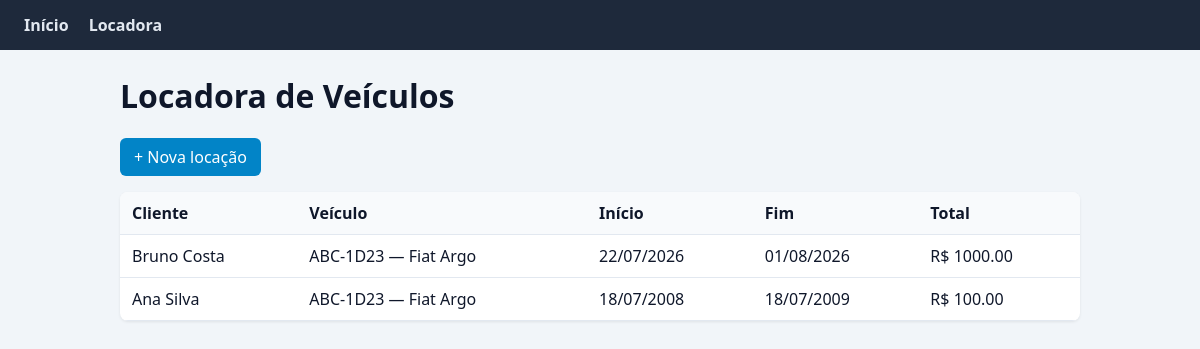
The page /locadora/ on the database its author committed.
### models/locacao.py (models this page shows)
class Locacao(ModeloBase):
    __tablename__ = "locacoes"
    cliente_id = db.Column(
        db.Integer, db.ForeignKey("clientes_locadora.id"), nullable=False
    )
    veiculo_id = db.Column(db.Integer, db.ForeignKey("veiculos.id"), nullable=False)
    data_inicio = db.Column(db.Date, nullable=False)
    data_fim = db.Column(db.Date, nullable=False)
    valor_total = db.Column(db.Float, nullable=False)
    cliente = db.relationship("ClienteLocadora", back_populates="locacoes")
    veiculo = db.relationship("Veiculo", back_populates="locacoes")
    @classmethod
    def listar_com_detalhes(cls):
        return cls.query.order_by(cls.data_criacao.desc()).all()

### models/cliente_locadora.py (models this page shows, shortened)
class ClienteLocadora(ModeloBase):
    __tablename__ = "clientes_locadora"
    nome = db.Column(db.String(120), nullable=False)
    cpf = db.Column(db.String(14), nullable=False, unique=True)
    cnh = db.Column(db.String(20), nullable=False)
    locacoes = db.relationship("Locacao", back_populates="cliente")

### models/veiculo.py (models this page shows, shortened)
class Veiculo(ModeloBase):
    __tablename__ = "veiculos"
    placa = db.Column(db.String(10), nullable=False, unique=True)
    modelo = db.Column(db.String(80), nullable=False)
    diaria = db.Column(db.Float, nullable=False)
    locacoes = db.relationship("Locacao", back_populates="veiculo")

### controllers/locadora_controller.py (the view)
@locadora_bp.route("/")
def index():
    locacoes = Locacao.listar_com_detalhes()
    return render_template("locadora/lista.html", locacoes=locacoes)

### views/templates/locadora/lista.html (shortened to what this page needs)
{% extends "layout.html" %}
{% block content %}
<h1>Locadora de Veículos</h1>
<p><a class="btn" href="{{ url_for('locadora.cadastrar') }}">+ Nova locação</a></p>
{% if locacoes %}
<table>
    <thead>
        <tr>
            <th>Cliente</th>
            <th>Veículo</th>
            <th>Início</th>
            <th>Fim</th>
            <th>Total</th>
        </tr>
    </thead>
    <tbody>
        {% for locacao in locacoes %}
        <tr>
            <td>{{ locacao.cliente.nome }}</td>
            <td>{{ locacao.veiculo.placa }} — {{ locacao.veiculo.modelo }}</td>
            <td>{{ locacao.data_inicio.strftime('%d/%m/%Y') }}</td>
            <td>{{ locacao.data_fim.strftime('%d/%m/%Y') }}</td>
            <td>R$ {{ "%.2f"|format(locacao.valor_total) }}</td>
        </tr>
        {% endfor %}
    </tbody>
</table>
{% else %}
<p class="vazio">Nenhuma locação cadastrada.</p>
{% endif %}
{% endblock %}

### views/templates/layout.html (shortened to what this page needs)
<!DOCTYPE html>
<html lang="pt-BR">
<head>
    <link rel="stylesheet" href="{{ url_for('static', filename='css/style.css') }}">
</head>
<body>
    <nav class="nav">
        <a href="{{ url_for('dashboard.index') }}">Início</a>
        <a href="{{ url_for('locadora.index') }}">Locadora</a>
    </nav>
    <main class="container">
        {% block content %}{% endblock %}
    </main>
</body>
</html>

### views/static/css/style.css (style rules this page uses)
body { font-family: "Segoe UI", Arial, sans-serif; margin: 0; background: #f1f5f9; color: #0f172a; }
.nav { background: #1e293b; padding: 14px 24px; display: flex; gap: 20px; }
.nav a { color: #e2e8f0; text-decoration: none; font-weight: 600; }
.container { max-width: 960px; margin: 24px auto; padding: 0 16px; }
table { width: 100%; border-collapse: collapse; background: #fff; border-radius: 8px; overflow: hidden; box-shadow: 0 1px 3px rgba(0, 0, 0, 0.08); }
th, td { padding: 10px 12px; border-bottom: 1px solid #e2e8f0; text-align: left; }
th { background: #f8fafc; }
.btn { display: inline-block; padding: 8px 14px; background: #0284c7; color: #fff; text-decoration: none; border-radius: 6px; }

### rows shown on the page
Locacao: cliente.nome "Bruno Costa", veiculo.placa "ABC-1D23", veiculo.modelo "Fiat Argo", data_inicio "22/07/2026", data_fim "01/08/2026", valor_total "1000.00"
Locacao: cliente.nome "Ana Silva", veiculo.placa "ABC-1D23", veiculo.modelo "Fiat Argo", data_inicio "18/07/2008", data_fim "18/07/2009", valor_total "100.00"
